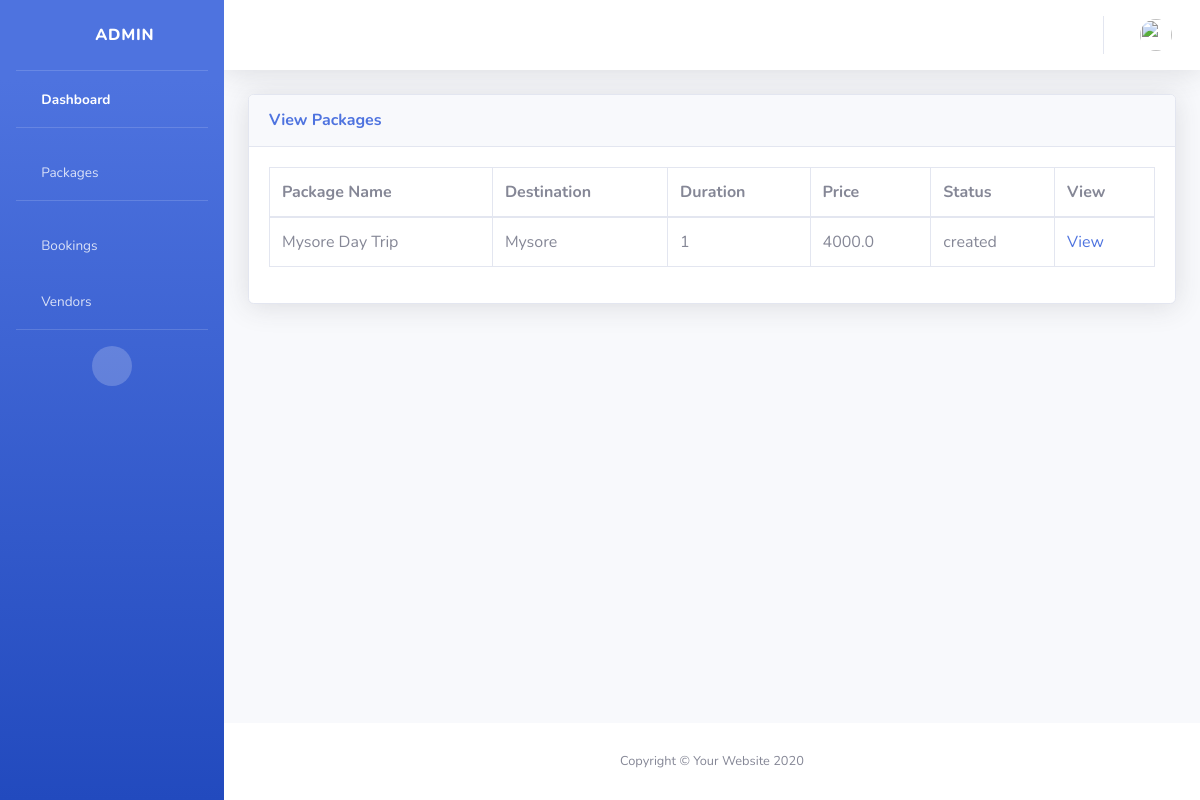
Page /packages/ on the earlier database version.
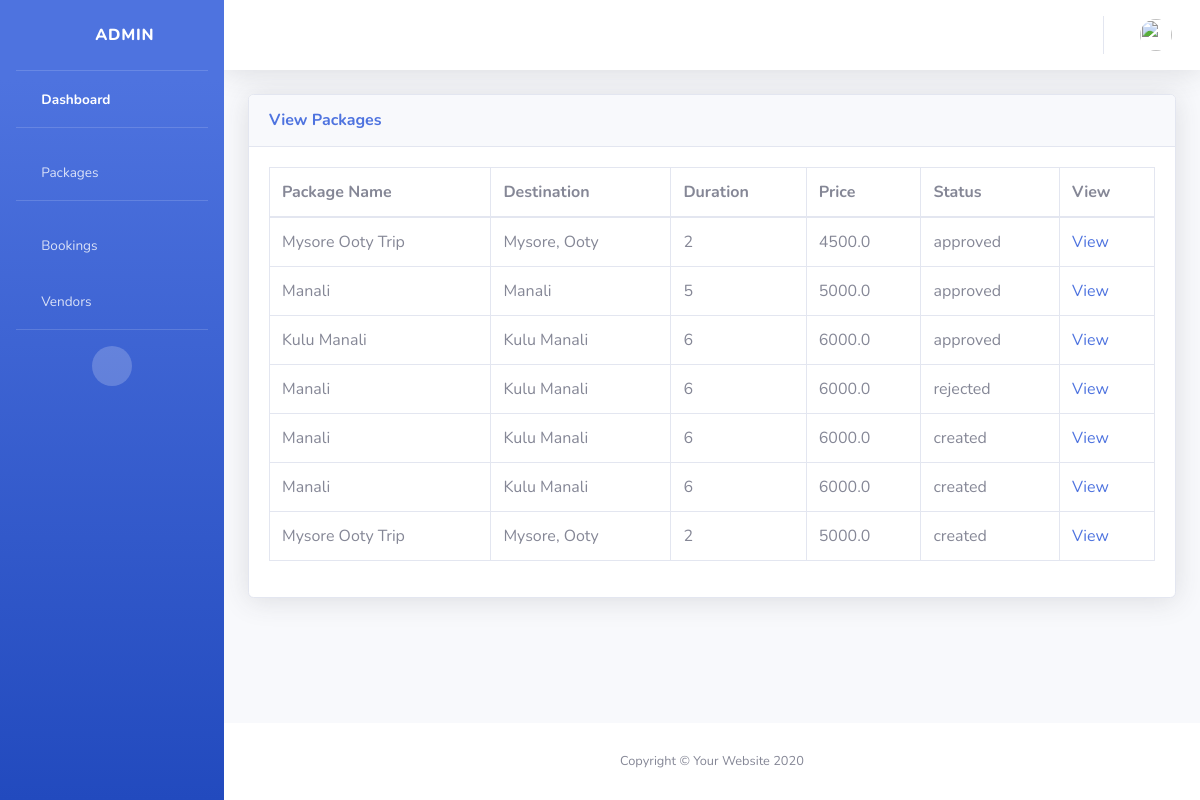
Same page on the later database version.
### vendor/models.py (models this page shows)
class package_table(models.Model):
    package_name=models.CharField(max_length=100)
    destination=models.CharField(max_length=100)
    duration=models.CharField(max_length=50)
    price=models.FloatField()
    created_at=models.DateTimeField()
    updated_at=models.DateTimeField()
    description=models.CharField( max_length=150)
    start_date=models.DateField()
    end_date=models.DateField()
    images=models.ImageField(upload_to='images/')
    status=models.CharField(max_length=20)
    vendor_id=models.ForeignKey(register_table,on_delete=models.SET_DEFAULT,default=1)
    class Meta:
        db_table="packages"

### administrator/views.py (the view)
# urls.py: path('packages/', views.admin_packages),
def admin_packages(request):
    package_data = package_table.objects.all()
    return render(request,'admin_view_packages.html',{'pdata':package_data})

### administrator/templates/admin_view_packages.html (shortened to what the changed rows need)
<!DOCTYPE html>
<html lang="en">
{% load static %}
<head>
    <link href="{% static 'vendor/fontawesome-free/css/all.min.css' %}" rel="stylesheet" type="text/css">
    <link href="{% static 'css/sb-admin-2.min.css' %}" rel="stylesheet">
</head>
<body id="page-top">
    <div id="wrapper">
        <div id="content-wrapper" class="d-flex flex-column">
            <div id="content">
                <div class="container-fluid">
                    <div class="card shadow mb-4">
                        <div class="card-body">
                            <div class="table-responsive">
                                <table class="table table-bordered" id="dataTable" width="100%" cellspacing="0">
                                    <thead>
                                        <tr>
                                            <th>Package Name</th>
                                            <th>Destination</th>
                                            <th>Duration</th>
                                            <th>Price</th>
                                            <th>Status</th>
                                            <th>View</th>
                                        </tr>
                                    </thead>
                                    <tbody>
                                        {% for data in pdata %}
                                        <tr>
                                            <td>{{data.package_name}}</td>
                                            <td>{{data.destination}}</td>
                                            <td>{{data.duration}}</td>
                                            <td>{{data.price}}</td>
                                            <td>{{data.status}}</td>
                                            <td><a href="/package_details/{{data.id}}">View</a></td>
                                        </tr>
                                        {% endfor %}
                                    </tbody>
                                </table>
                            </div>
                        </div>
                    </div>
                </div>
            </div>
        </div>
    </div>
</body>
</html>

Differences in the rows shown:
changed package_table (number 1 of 7 on the later page): package_name "Mysore Day Trip" → "Mysore Ooty Trip"; destination "Mysore" → "Mysore, Ooty"; duration "1" → "2"; price "4000.0" → "4500.0"; status "created" → "approved"
added package_table: package_name "Manali", destination "Manali", duration "5", price "5000.0", status "approved"
added package_table: package_name "Kulu Manali", destination "Kulu Manali", duration "6", price "6000.0", status "approved"
added package_table: package_name "Manali", destination "Kulu Manali", duration "6", price "6000.0", status "rejected"
added package_table: package_name "Manali", destination "Kulu Manali", duration "6", price "6000.0", status "created"
added package_table: package_name "Manali", destination "Kulu Manali", duration "6", price "6000.0", status "created"
added package_table: package_name "Mysore Ooty Trip", destination "Mysore, Ooty", duration "2", price "5000.0", status "created"
